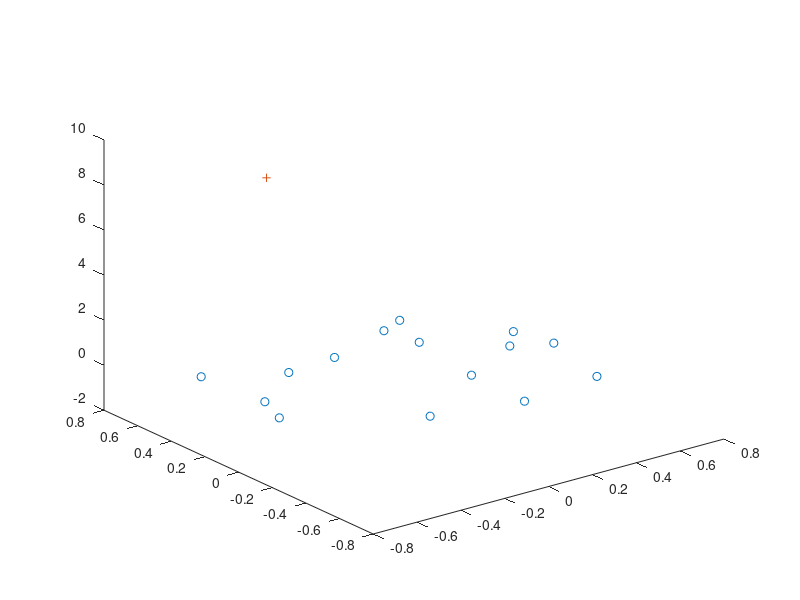

MATLAB code to generate this figure: (Note: this script raises an error after producing the figure.)
close all

n_imm=10; % # of frames
n_pts= 15;
density = .8; %holes

M = 1.2*(rand(3, n_pts)-.5);  % 3D points

K = [500 0 200
    0  500 200
    0    0   1]; % internal parameters


plot3(M(1,:), M(2,:), M(3,:), 'o'); hold on

% ground truth
Ggt=cell(1,n_imm);
m=cell(1,n_imm);

for i = 1:n_imm
    
    cop = 5 * (rand(3,1) -.5);
    cop(3) = 10 + 2*(rand-.5);
    plot3(cop(1,:),cop(2,:),cop(3,:),'+')
    
    Ggt{i} = camera(  cop, rand(3,1) -.5, [0;1;0]);
    Pgt{i}  = K*Ggt{i};
    Ggt{i} = [Ggt{i}; 0 0 0 1];
    Cgt{i} = - Ggt{i}(1:3,1:3)' * Ggt{i}(1:3,4); %centri
    m{i}  = htx(Pgt{i},M);
    
end


disp(' ');
%-------------------------------------------------------------------------
% SMZ calibration

% 100 planar points on a grid
[Xgrid,Ygrid] = meshgrid(-0.5:0.1:0.4);
M_grid = [Xgrid(:)';Ygrid(:)'; zeros(1,size(Xgrid(:),1))];
plot3(M_grid(1,:), M_grid(2,:), M_grid(3,:), '.')

for i = 1:n_imm
    m_grid{i}  = htx(Pgt{i},M_grid);
end

[P_est ,K_est] = calibSMZ(m_grid,M_grid(1:2,:));

err=0;
for i = 1:n_imm
    m_est = htx(P_est{i},M_grid);  % project with estimated camera
    err= err+ norm( m_grid{i} - m_est);
end
fprintf('CalibSMZ reproj error:\t\t %0.5g \n', err/n_imm );


%--------------------------------------------------------------
% (Auto)Calibrazione da H_infinito LVH

H12= K*eul(rand(1,3))*inv(K);
H13= K*eul(rand(1,3))*inv(K);
H23= K*eul(rand(1,3))*inv(K);

K_out  = calibLVH( {H12,H13,H23 });

fprintf('H_infty calibration %% error:\t %0.5g \n',100*abs(K_out(1,1)-K(1,1))/K(1,1)) ;


disp(' ');
%-------------------------------------------------------------------------
% Triangulation

X_est=triang_lin_batch(Pgt, m);
fprintf('Triangulation batch error:\t %0.5g \n', norm(M-X_est)/n_pts  );

%-------------------------------------------------------------------------
% Projective rec

[P_proj,M_proj] = prec(m);

for i = 1:n_imm
    m_est = htx(P_proj{i},M_proj);  % project with estimated camera
    err= err+ norm( m{i} -m_est);
end
fprintf('Projective Recon reproj error:\t %0.5g \n', err/n_imm );

%---------------------------------------------------------------------
% Bundle Adjustment

% random visibility
vis = rand(n_pts,n_imm) < .9; % is logical
figure, spy(vis),title('Visibility');ylabel('points');xlabel('images')
if any(sum(vis,2)  < 3)
    error('Not enough visibility')
end

% NOISE
for i = 1:n_imm
    P_in{i} = K\Pgt{i} + .01*rand(size(Pgt{i}));
end

[P_out,M_out] = bundleadj(P_in,M+randn(size(M)),K,m,vis);

err=0;
for i = 1:n_imm
    m_est = htx(K*P_out{i},M_out);  % project with estimated camera
    err= err+ norm( m{i} -m_est);
end

fprintf('Bundle Adjustment reproj error:\t %0.5g \n', err/n_imm );

disp(' ');
%---------------------------------------------------------------------
% Relative

X = cell2mat(Ggt(:));
Y= cell2mat(cellfun(@inv,Ggt(:)','uni',0));
Z = X * Y;

% random adjacency matrix
A = rand(n_imm) < density;
A = triu(A,1) + triu(A,1)' + diag(ones(1,n_imm));

% controllo che resti conneso;
if any(A^n_imm==0)
    error('grafo non connesso, sincronizzazione impossibile')
end

if ~ParallelRigidityTest(A,3)
    warning('grafo non p.rigido, localizzazione da bearings impossiobile')
end


% make holes
Z = Z.*kron(A,ones(4));
figure, spy(A), xlabel(''); title('Adiacenza');

% estraggo info pairwise da Z
[I,J]=find(tril(A,-1));
nedges=length(I);
U = zeros(3, nedges);
F=cell(1,1);
for k=1:nedges
    i=I(k); j=J(k);
    Tij = Z(4*i-3:4*i-1,4*j) ;
    Rij = Z(4*i-3:4*i-1,   4*j-3:4*j-1);
    U(:,k) = Tij;
    F{i,j} = inv(K)'*skew(Tij)*Rij*inv(K);
end

% estraggo rotazioni da Z
Z = Z;
Z(4:4:end, :) = [];
Z(:, 4:4:end) = [];

R = rotation_synch(Z,A);

% applico rotazioni
for k=1:nedges
    i=I(k); j=J(k);
    U(:,k) = -R{i}'*U(:,k);
end

B = adj2inc(A);
C = translation_synch(U,B);

% calcola errore in SE(3)
err =0;
for i=1:n_imm
    % altrimenti erano locations
    Gi=[R{i},-R{i}*C{i}; 0 0 0 1];
    err = err + norm(Gi*Ggt{1} - Ggt{i}, 'fro') ;
end

fprintf('SE3 Synchronization error:\t %0.5g \n',err/n_imm);

%dimentica norma
for k=1:nedges
    U(:,k) = U(:,k)/norm(U(:,k));
end
C = bearing(U,B);

% [R,t,s] = opa(reshape(cell2mat(Cgt'),3,[]),reshape(cell2mat(C'),3,[]));

R = Ggt{1}(1:3,1:3)';
s = norm(Cgt{2}-Cgt{1})/norm(R*C{2});
t = Cgt{1}/s;

% calcolo errore
err =0;
for i = 1:n_imm
    err = err + norm(Cgt{i} - s*(R*C{i}+t) ,'fro' );
end

fprintf('Localization error:\t\t %0.5g \n',err/n_imm);

%--------------------------------------------------------------
%% Sincronizzazione omografie

Hgt=cell(1,n_imm);
for i=1:n_imm
    Hgt{i} = randn(3);
    Hgt{i} = Hgt{i}./nthroot(det(Hgt{i}),3);
end

X = cell2mat(Hgt(:));
Y= cell2mat(cellfun(@inv,Hgt(:)','uni',0));
Z = X * Y;

% random adjacency matrix
A = rand(n_imm) < density;
A = triu(A,1) + triu(A,1)' + diag(ones(1,n_imm));

% make holes
Z = Z.*kron(A,ones(3));
figure, spy(A), xlabel(''); title('Adiacenza omografie');

% controllo che resti conneso;
if any(A^n_imm==0)
    error('grafo non connesso, sincronizzazione impossibile')
end

H = homog_synch(Z,A);

err =0;
for i=1:n_imm
    err = err + norm(H{i}*Hgt{1} - Hgt{i}, 'fro') ;
end

fprintf('H Synchronization error:\t %0.5g \n',err/n_imm);

disp(' ')
%--------------------------------------------------------------
% Autocalibrazione

K0 = K + 20*randn(3,3); %
K_out = autocal(F,K0);

fprintf('Autocalibration %% error:\t %0.5g \n',100*abs(K_out(1,1)-K(1,1))/K(1,1)) ;


